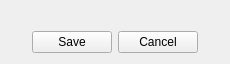
<?xml version="1.0" encoding="UTF-8"?>
<ui version="4.0">
 <class>DbDialog</class>
 <widget class="QDialog" name="DbDialog">
  <property name="geometry">
   <rect>
    <x>0</x>
    <y>0</y>
    <width>230</width>
    <height>64</height>
   </rect>
  </property>
  <property name="windowTitle">
   <string>Editor</string>
  </property>
  <layout class="QVBoxLayout" name="verticalLayout">
   <item>
    <widget class="QWidget" name="wc" native="true">
     <property name="sizePolicy">
      <sizepolicy hsizetype="Preferred" vsizetype="Expanding">
       <horstretch>0</horstretch>
       <verstretch>0</verstretch>
      </sizepolicy>
     </property>
     <layout class="QVBoxLayout" name="verticalLayout_3">
      <property name="leftMargin">
       <number>0</number>
      </property>
      <property name="topMargin">
       <number>0</number>
      </property>
      <property name="rightMargin">
       <number>0</number>
      </property>
      <property name="bottomMargin">
       <number>0</number>
      </property>
      <item>
       <layout class="QVBoxLayout" name="vl"/>
      </item>
     </layout>
    </widget>
   </item>
   <item>
    <widget class="QWidget" name="widget_2" native="true">
     <layout class="QHBoxLayout" name="horizontalLayout">
      <property name="leftMargin">
       <number>0</number>
      </property>
      <property name="topMargin">
       <number>0</number>
      </property>
      <property name="rightMargin">
       <number>0</number>
      </property>
      <property name="bottomMargin">
       <number>0</number>
      </property>
      <item>
       <spacer name="horizontalSpacer_2">
        <property name="orientation">
         <enum>Qt::Horizontal</enum>
        </property>
        <property name="sizeHint" stdset="0">
         <size>
          <width>19</width>
          <height>20</height>
         </size>
        </property>
       </spacer>
      </item>
      <item>
       <widget class="QPushButton" name="btnAdd">
        <property name="focusPolicy">
         <enum>Qt::NoFocus</enum>
        </property>
        <property name="text">
         <string>Save</string>
        </property>
        <property name="icon">
         <iconset resource="res.qrc">
          <normaloff>:/res/ok.png</normaloff>:/res/ok.png</iconset>
        </property>
       </widget>
      </item>
      <item>
       <widget class="QPushButton" name="btnCancel">
        <property name="focusPolicy">
         <enum>Qt::NoFocus</enum>
        </property>
        <property name="text">
         <string>Cancel</string>
        </property>
        <property name="icon">
         <iconset resource="res.qrc">
          <normaloff>:/res/cancel.png</normaloff>:/res/cancel.png</iconset>
        </property>
       </widget>
      </item>
      <item>
       <spacer name="horizontalSpacer">
        <property name="orientation">
         <enum>Qt::Horizontal</enum>
        </property>
        <property name="sizeHint" stdset="0">
         <size>
          <width>19</width>
          <height>20</height>
         </size>
        </property>
       </spacer>
      </item>
     </layout>
    </widget>
   </item>
  </layout>
 </widget>
 <resources>
  <include location="res.qrc"/>
 </resources>
 <connections/>
</ui>
